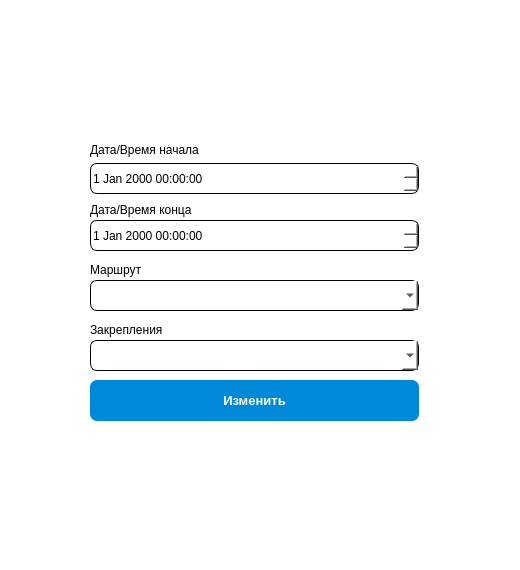
<?xml version="1.0" encoding="UTF-8"?>
<ui version="4.0">
 <class>updateItinerary</class>
 <widget class="QWidget" name="updateItinerary">
  <property name="geometry">
   <rect>
    <x>0</x>
    <y>0</y>
    <width>520</width>
    <height>570</height>
   </rect>
  </property>
  <property name="maximumSize">
   <size>
    <width>520</width>
    <height>570</height>
   </size>
  </property>
  <property name="windowTitle">
   <string>Маршрутный лист</string>
  </property>
  <property name="styleSheet">
   <string notr="true">background-color: rgb(255, 255, 255);</string>
  </property>
  <widget class="QLabel" name="label_2">
   <property name="geometry">
    <rect>
     <x>90</x>
     <y>200</y>
     <width>141</width>
     <height>20</height>
    </rect>
   </property>
   <property name="text">
    <string>Дата/Время конца</string>
   </property>
  </widget>
  <widget class="QLabel" name="label_4">
   <property name="geometry">
    <rect>
     <x>90</x>
     <y>260</y>
     <width>81</width>
     <height>20</height>
    </rect>
   </property>
   <property name="text">
    <string>Маршрут</string>
   </property>
  </widget>
  <widget class="QLabel" name="label">
   <property name="geometry">
    <rect>
     <x>90</x>
     <y>140</y>
     <width>141</width>
     <height>20</height>
    </rect>
   </property>
   <property name="text">
    <string>Дата/Время начала</string>
   </property>
  </widget>
  <widget class="QDateTimeEdit" name="dateTimeEditStart">
   <property name="geometry">
    <rect>
     <x>90</x>
     <y>163</y>
     <width>329</width>
     <height>31</height>
    </rect>
   </property>
   <property name="styleSheet">
    <string notr="true">
    border-width: 1px;
    border-style: solid;
    border-color: black;
	border-radius: 7px;</string>
   </property>
  </widget>
  <widget class="QComboBox" name="comboBoxAutomobiles">
   <property name="geometry">
    <rect>
     <x>90</x>
     <y>340</y>
     <width>329</width>
     <height>31</height>
    </rect>
   </property>
   <property name="styleSheet">
    <string notr="true">
    border-width: 1px;
    border-style: solid;
    border-color: black;
	border-radius: 7px;</string>
   </property>
  </widget>
  <widget class="QLabel" name="label_3">
   <property name="geometry">
    <rect>
     <x>90</x>
     <y>320</y>
     <width>101</width>
     <height>20</height>
    </rect>
   </property>
   <property name="text">
    <string>Закрепления</string>
   </property>
  </widget>
  <widget class="QComboBox" name="comboBoxRoutes">
   <property name="geometry">
    <rect>
     <x>90</x>
     <y>280</y>
     <width>329</width>
     <height>31</height>
    </rect>
   </property>
   <property name="styleSheet">
    <string notr="true">
    border-width: 1px;
    border-style: solid;
    border-color: black;
	border-radius: 7px;</string>
   </property>
  </widget>
  <widget class="QDateTimeEdit" name="dateTimeEditEnd">
   <property name="geometry">
    <rect>
     <x>90</x>
     <y>220</y>
     <width>329</width>
     <height>31</height>
    </rect>
   </property>
   <property name="styleSheet">
    <string notr="true">
    border-width: 1px;
    border-style: solid;
    border-color: black;
	border-radius: 7px;</string>
   </property>
  </widget>
  <widget class="QPushButton" name="pushButton">
   <property name="geometry">
    <rect>
     <x>90</x>
     <y>380</y>
     <width>329</width>
     <height>41</height>
    </rect>
   </property>
   <property name="font">
    <font>
     <pointsize>10</pointsize>
     <bold>true</bold>
    </font>
   </property>
   <property name="styleSheet">
    <string notr="true">
QPushButton{
	background-color: #0089D9;
	border: none;
	color: white;
	border-radius: 7px;
}

QPushButton:pressed{
	background: #00598C;}</string>
   </property>
   <property name="text">
    <string>Изменить</string>
   </property>
  </widget>
 </widget>
 <resources/>
 <connections/>
</ui>
